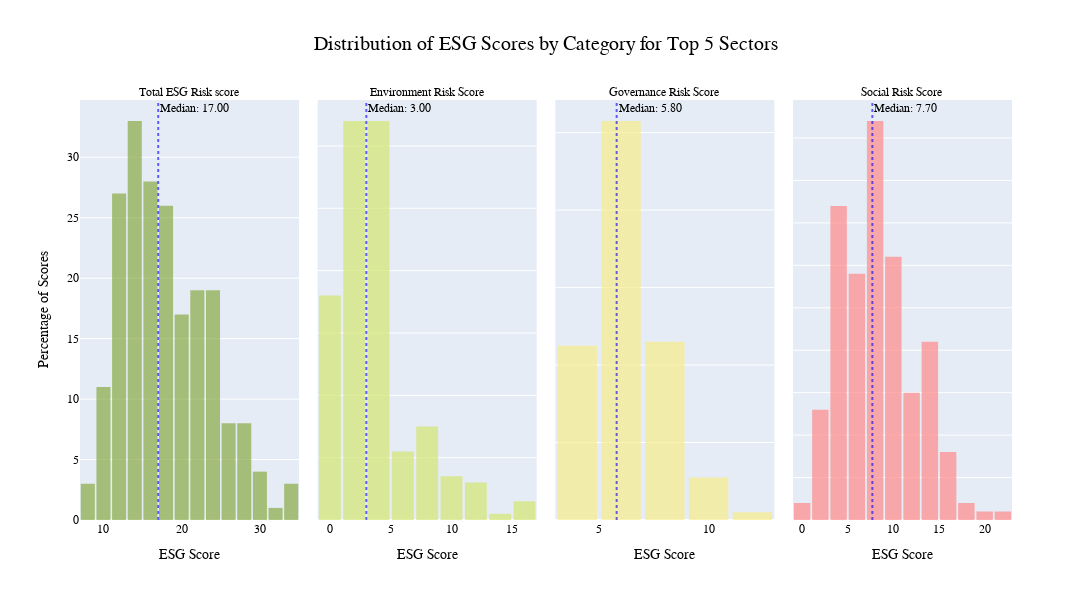

The notebook cell saved with this chart:
### Markdown cell above
## Key Insights based on Distribution of Risk Scores accross Companies in the Top 5 Sectors

### 1. Social Risk Dominance: 

The higher median and broader distribution of social risk scores suggest that social factors are a more significant driver of overall ESG risk compared to environmental and governance factors in these top 5 sectors.

### 2. Low Environmental Risk: 

The very low median and highly skewed distribution of environmental risk scores indicate that environmental risks are generally well-managed or inherently low in these sectors

### 3. Total ESG Risk Skew: 

The skew in the total ESG risk score towards higher values suggests that while many companies have relatively low overall risk, there are still a significant number with higher risks, likely driven by social and, to a lesser extent, governance factors

### Code cell
plot_histogram()

### Figure 1 — Plotly figure (JSON) as saved in the notebook; plotly's stock layout.template omitted (floating-point values rounded to 4 significant figures; data arrays with more than 128 entries replaced by an {"elided": "..."} marker saying what was removed)
{"data": [{"bingroup": "x", "hovertemplate": "ESG Category=Total ESG Risk score<br>ESG Score=%{x}<br>count=%{y}<extra></extra>", "legendgroup": "Total ESG Risk score", "marker": {"color": "#89ac46", "opacity": 0.7, "pattern": {"shape": ""}}, "name": "Total ESG Risk score", "nbinsx": 25, "orientation": "v", "showlegend": true, "type": "histogram", "x": {"elided": "207 float values"}, "xaxis": "x", "yaxis": "y"}, {"bingroup": "x", "hovertemplate": "ESG Category=Environment Risk Score<br>ESG Score=%{x}<br>count=%{y}<extra></extra>", "legendgroup": "Environment Risk Score", "marker": {"color": "#d3e671", "opacity": 0.7, "pattern": {"shape": ""}}, "name": "Environment Risk Score", "nbinsx": 25, "orientation": "v", "showlegend": true, "type": "histogram", "x": {"elided": "207 float values"}, "xaxis": "x2", "yaxis": "y2"}, {"bingroup": "x", "hovertemplate": "ESG Category=Governance Risk Score<br>ESG Score=%{x}<br>count=%{y}<extra></extra>", "legendgroup": "Governance Risk Score", "marker": {"color": "#f8ed8c", "opacity": 0.7, "pattern": {"shape": ""}}, "name": "Governance Risk Score", "nbinsx": 25, "orientation": "v", "showlegend": true, "type": "histogram", "x": {"elided": "207 float values"}, "xaxis": "x3", "yaxis": "y3"}, {"bingroup": "x", "hovertemplate": "ESG Category=Social Risk Score<br>ESG Score=%{x}<br>count=%{y}<extra></extra>", "legendgroup": "Social Risk Score", "marker": {"color": "#ff8989", "opacity": 0.7, "pattern": {"shape": ""}}, "name": "Social Risk Score", "nbinsx": 25, "orientation": "v", "showlegend": true, "type": "histogram", "x": {"elided": "207 float values"}, "xaxis": "x4", "yaxis": "y4"}], "layout": {"annotations": [{"showarrow": false, "text": "Total ESG Risk score", "x": 0.1175, "xanchor": "center", "xref": "paper", "y": 1, "yanchor": "bottom", "yref": "paper"}, {"showarrow": false, "text": "Environment Risk Score", "x": 0.3725, "xanchor": "center", "xref": "paper", "y": 1, "yanchor": "bottom", "yref": "paper"}, {"showarrow": false, "text": "Governance Risk Score", "x": 0.6275, "xanchor": "center", "xref": "paper", "y": 1, "yanchor": "bottom", "yref": "paper"}, {"showarrow": false, "text": "Social Risk Score", "x": 0.8825, "xanchor": "center", "xref": "paper", "y": 1, "yanchor": "bottom", "yref": "paper"}, {"showarrow": false, "text": "Median: 17.00", "x": 17, "xanchor": "left", "xref": "x", "y": 1, "yanchor": "top", "yref": "y domain"}, {"showarrow": false, "text": "Median: 3.00", "x": 3, "xanchor": "left", "xref": "x2", "y": 1, "yanchor": "top", "yref": "y2 domain"}, {"showarrow": false, "text": "Median: 5.80", "x": 5.8, "xanchor": "left", "xref": "x3", "y": 1, "yanchor": "top", "yref": "y3 domain"}, {"showarrow": false, "text": "Median: 7.70", "x": 7.7, "xanchor": "left", "xref": "x4", "y": 1, "yanchor": "top", "yref": "y4 domain"}], "bargap": 0.1, "barmode": "relative", "font": {"color": "black", "family": "Arial", "size": 12}, "height": 600, "legend": {"title": {"text": "ESG Category"}, "tracegroupgap": 0}, "shapes": [{"line": {"color": "blue", "dash": "dot", "width": 2}, "opacity": 0.6, "type": "line", "x0": 17, "x1": 17, "xref": "x", "y0": 0, "y1": 1, "yref": "y domain"}, {"line": {"color": "blue", "dash": "dot", "width": 2}, "opacity": 0.6, "type": "line", "x0": 3, "x1": 3, "xref": "x2", "y0": 0, "y1": 1, "yref": "y2 domain"}, {"line": {"color": "blue", "dash": "dot", "width": 2}, "opacity": 0.6, "type": "line", "x0": 5.8, "x1": 5.8, "xref": "x3", "y0": 0, "y1": 1, "yref": "y3 domain"}, {"line": {"color": "blue", "dash": "dot", "width": 2}, "opacity": 0.6, "type": "line", "x0": 7.7, "x1": 7.7, "xref": "x4", "y0": 0, "y1": 1, "yref": "y4 domain"}], "showlegend": false, "title": {"font": {"size": 20}, "text": "Distribution of ESG Scores by Category for Top 5 Sectors", "x": 0.5}, "width": 1200, "xaxis": {"anchor": "y", "domain": [0, 0.235], "showgrid": false, "title": {"text": "ESG Score"}}, "xaxis2": {"anchor": "y2", "domain": [0.255, 0.49], "title": {"text": "ESG Score"}}, "xaxis3": {"anchor": "y3", "domain": [0.51, 0.745], "title": {"text": "ESG Score"}}, "xaxis4": {"anchor": "y4", "domain": [0.765, 1.0], "title": {"text": "ESG Score"}}, "yaxis": {"anchor": "x", "domain": [0, 1], "showticklabels": true, "title": {"text": "Percentage of Scores"}}, "yaxis2": {"anchor": "x2", "domain": [0, 1], "showticklabels": false}, "yaxis3": {"anchor": "x3", "domain": [0, 1], "showticklabels": false}, "yaxis4": {"anchor": "x4", "domain": [0, 1], "showticklabels": false}}}
